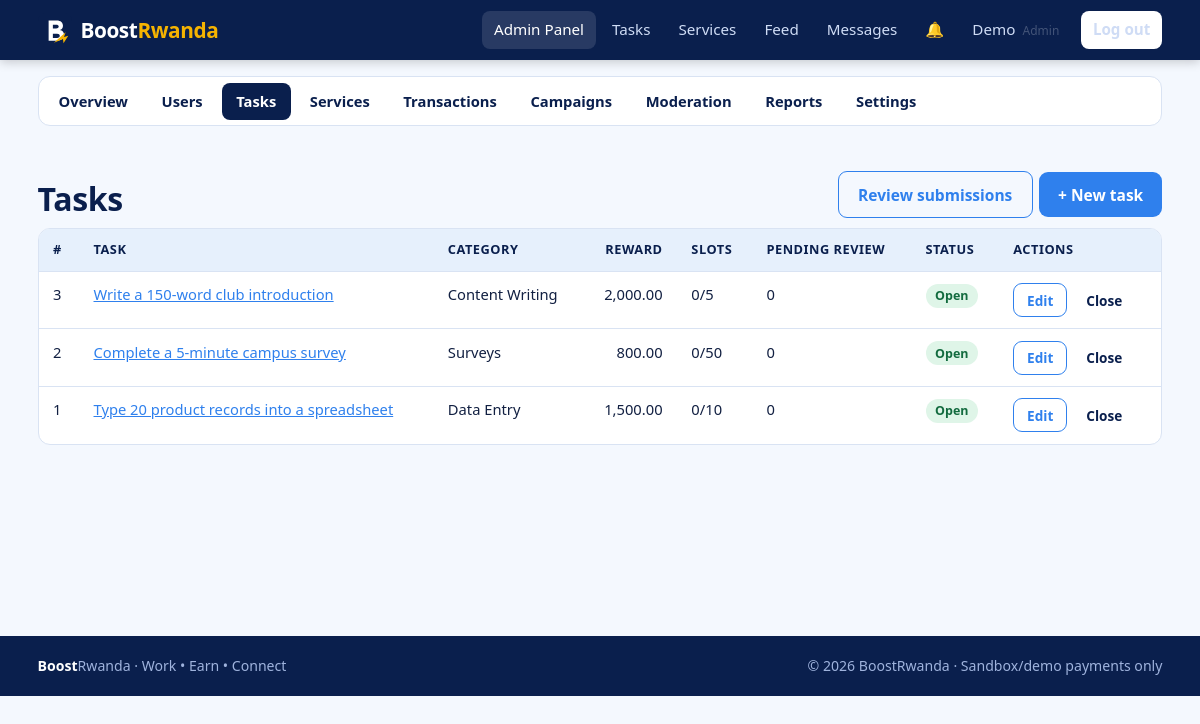
Screenshot of /admin/tasks.php (signed in) with the database file from the repository.
### tables this page shows
CREATE TABLE users (
  id            INT UNSIGNED AUTO_INCREMENT PRIMARY KEY,
  member_id     VARCHAR(12)  NULL UNIQUE,                  
  full_name     VARCHAR(100) NOT NULL,
  student_id    VARCHAR(30)  NULL,                          
  email         VARCHAR(150) NOT NULL UNIQUE,
  phone         VARCHAR(20)  NOT NULL,
  password_hash VARCHAR(255) NOT NULL,                      
  role          ENUM('member','freelancer','advertiser','admin','school') NOT NULL DEFAULT 'member',
  status        ENUM('active','suspended') NOT NULL DEFAULT 'active',
  created_at    TIMESTAMP NOT NULL DEFAULT CURRENT_TIMESTAMP,
  last_login    DATETIME NULL,
  INDEX idx_users_role (role),
  INDEX idx_users_status (status),
  INDEX idx_users_student (student_id)
);

CREATE TABLE tasks (
  id          INT UNSIGNED AUTO_INCREMENT PRIMARY KEY,
  creator_id  INT UNSIGNED NOT NULL,
  category_id INT UNSIGNED NOT NULL,
  title       VARCHAR(150) NOT NULL,
  description TEXT NOT NULL,
  reward      DECIMAL(12,2) NOT NULL,
  slots       INT UNSIGNED NOT NULL DEFAULT 1,              
  status      ENUM('open','closed') NOT NULL DEFAULT 'open',
  deadline    DATE NULL,
  created_at  TIMESTAMP NOT NULL DEFAULT CURRENT_TIMESTAMP,
  FOREIGN KEY (creator_id)  REFERENCES users(id),
  FOREIGN KEY (category_id) REFERENCES categories(id),
  INDEX idx_tasks_status (status),
  INDEX idx_tasks_category (category_id),
  FULLTEXT KEY ft_tasks (title, description)
);

CREATE TABLE categories (
  id   INT UNSIGNED AUTO_INCREMENT PRIMARY KEY,
  name VARCHAR(60) NOT NULL,
  type ENUM('task','service') NOT NULL,
  UNIQUE KEY uq_category (name, type)
);

### config/database.php (called while the page is built)
<?php
function db(): PDO
{
    static $pdo = null;
    if ($pdo === null) {
        $c = app_config()['db'];
        $dsn = "mysql:host={$c['host']};dbname={$c['name']};charset={$c['charset']}";
        try {
            $pdo = new PDO($dsn, $c['user'], $c['pass'], [
                PDO::ATTR_ERRMODE            => PDO::ERRMODE_EXCEPTION,
                PDO::ATTR_DEFAULT_FETCH_MODE => PDO::FETCH_ASSOC,
                PDO::ATTR_EMULATE_PREPARES   => false,
            ]);
        } catch (PDOException $e) {
            error_log('DB connection failed: ' . $e->getMessage());
            http_response_code(500);
            exit('Database connection failed. Check config/config.php and that MySQL is running.');
        }
    }
    return $pdo;
}
function q(string $sql, array $params = []): PDOStatement
{
    $st = db()->prepare($sql);
    $st->execute($params);
    return $st;
}
function fetch_all(string $sql, array $params = []): array { return q($sql, $params)->fetchAll(); }
function fetch_one(string $sql, array $params = []): ?array { $r = q($sql, $params)->fetch(); return $r ?: null; }
function fetch_val(string $sql, array $params = []) { $r = q($sql, $params)->fetchColumn(); return $r === false ? null : $r; }

### includes/auth.php (called while the page is built, shortened)
<?php
function current_user(): ?array
{
    static $user = false;
    if ($user === false) {
        $user = null;
        if (!empty($_SESSION['user_id'])) {
            $u = fetch_one('SELECT id, member_id, full_name, email, phone, role, status FROM users WHERE id=?', [$_SESSION['user_id']]);
            if ($u && $u['status'] === 'active') { $user = $u; } else { unset($_SESSION['user_id']); }
        }
    }
    return $user;
}
function role_home(string $role): string
{
    return ['admin' => 'admin/dashboard.php', 'school' => 'school/dashboard.php',
            'advertiser' => 'advertiser/dashboard.php'][$role] ?? 'user/dashboard.php';
}
function require_login(): array
{
    $u = current_user();
    return $u;
}
function require_role(array $roles): array
{
    $u = require_login();
    return $u;
}

### config/config.php (called while the page is built)
<?php
return [
    'app_name'  => 'BoostRwanda',
    'base_url'  => '/BoostRwanda',
    'currency'  => 'RWF',
    'debug'     => false,
    'db' => [
        'host'    => '127.0.0.1',
        'name'    => 'boostrwanda_db',
        'user'    => 'root',
        'pass'    => '',
        'charset' => 'utf8mb4',
    ],
    'upload_max_bytes' => 2 * 1024 * 1024,
    'upload_allowed'   => [
        'jpg' => 'image/jpeg', 'jpeg' => 'image/jpeg',
        'png' => 'image/png',  'pdf'  => 'application/pdf',
    ],
    'max_login_attempts' => 5,
    'lockout_minutes'    => 15,
    'session_idle_secs'  => 7200,
    'payment' => [
        'mode'           => 'sandbox',
        'webhook_secret' => 'change-me-sandbox-secret',
    ],
];

### includes/bootstrap.php (called while the page is built, shortened)
<?php
function app_config(): array
{
    static $cfg = null;
    if ($cfg === null) { $cfg = require ROOT_PATH . '/config/config.php'; }
    return $cfg;
}
require_once ROOT_PATH . '/config/database.php';
require_once ROOT_PATH . '/includes/functions.php';
require_once ROOT_PATH . '/includes/auth.php';

### admin/tasks.php (the view, shortened to what this page needs)
<?php
require_once __DIR__ . '/../includes/bootstrap.php';
$user = require_role(['admin']);
$pg = paginate((int)fetch_val('SELECT COUNT(*) FROM tasks'), 12);
$rows = fetch_all("SELECT t.*, c.name AS category, (SELECT COUNT(*) FROM task_submissions s WHERE s.task_id=t.id) taken,
                   (SELECT COUNT(*) FROM task_submissions s WHERE s.task_id=t.id AND s.status='submitted') pending
                   FROM tasks t JOIN categories c ON c.id=t.category_id ORDER BY t.id DESC LIMIT {$pg['per']} OFFSET {$pg['offset']}");
include __DIR__ . '/../includes/header.php';
?>
<div class="container">
  <?= admin_subnav('tasks') ?>
  <div class="page-head"><div><h1>Tasks</h1></div><div class="actions"><a class="btn btn-outline" href="<?= e(url('tasks/submissions.php')) ?>">Review submissions</a><a class="btn btn-primary" href="<?= e(url('tasks/create.php')) ?>">+ New task</a></div></div>
  <div class="table-wrap"><table><thead><tr><th>#</th><th>Task</th><th>Category</th><th class="num">Reward</th><th>Slots</th><th>Pending review</th><th>Status</th><th>Actions</th></tr></thead><tbody>
    <?php foreach ($rows as $t): ?><tr><td><?= (int)$t['id'] ?></td><td><a href="<?= e(url('tasks/details.php?id=' . $t['id'])) ?>"><?= e($t['title']) ?></a></td><td><?= e($t['category']) ?></td>
      <td class="num"><?= e(number_format((float)$t['reward'], 2)) ?></td><td><?= (int)$t['taken'] ?>/<?= (int)$t['slots'] ?></td><td><?= (int)$t['pending'] ?></td><td><?= status_badge($t['status']) ?></td>
      <td><div class="actions"><a class="btn btn-outline btn-sm" href="<?= e(url('tasks/create.php?id=' . $t['id'])) ?>">Edit</a>
        <form method="post"><button class="btn btn-light btn-sm" type="submit"><?= $t['status'] === 'open' ? 'Close' : 'Reopen' ?></button></form></div></td></tr>
    <?php endforeach; ?></tbody></table></div>
</div>
<?php include __DIR__ . '/../includes/footer.php'; ?>

### includes/navbar.php (shortened to what this page needs)
<?php
$__links = [];
if ($__u) {
    switch ($__u['role']) {
        case 'admin':
            $__links = ['admin/dashboard.php' => 'Admin Panel', 'tasks/index.php' => 'Tasks', 'services/index.php' => 'Services',
                        'social/index.php' => 'Feed', 'messages/index.php' => 'Messages'];
            break;
    }
}
$__here = ltrim(str_replace(rtrim(app_config()['base_url'], '/'), '', parse_url($_SERVER['REQUEST_URI'], PHP_URL_PATH)), '/');
$__active = array_key_exists($__here, $__links) ? $__here : null;
if (!$__active) { foreach (array_keys($__links) as $__p) { if (strpos($__here, dirname($__p) . '/') === 0) { $__active = $__p; break; } } }
?>
<header class="topbar">
  <div class="container topbar-inner">
    <a class="brand" href="<?= e(url($__u ? role_home($__u['role']) : '')) ?>">
      <img src="<?= e(url('assets/images/logo.svg')) ?>" alt="" width="34" height="34">
      <span>Boost<b>Rwanda</b></span>
    </a>
    <nav id="nav" class="nav">
      <?php foreach ($__links as $path => $label): ?>
        <a class="<?= $path === $__active ? 'active' : '' ?>" href="<?= e(url($path)) ?>"><?= e($label) ?></a>
      <?php endforeach; ?>
      <?php if ($__u): ?>
        <a class="bell" href="<?= e(url('user/notifications.php')) ?>" title="Notifications">&#128276;<span id="notif-count" class="count" <?= ($n = unread_notifications((int)$__u['id'])) ? '' : 'hidden' ?>><?= (int)$n ?></span></a>
        <a href="<?= e(url('user/profile.php')) ?>" class="nav-user"><?= e(explode(' ', $__u['full_name'])[0]) ?> <small><?= e($__u['role']) ?></small></a>
        <a class="btn btn-light btn-sm" href="<?= e(url('auth/logout.php')) ?>">Log out</a>
      <?php else: ?>
        <a href="<?= e(url('auth/login.php')) ?>">Log in</a>
        <a class="btn btn-gold btn-sm" href="<?= e(url('auth/register.php')) ?>">Join free</a>
      <?php endif; ?>
    </nav>
  </div>
</header>

### includes/functions.php (shortened to what this page needs)
<?php
function e($v): string { return htmlspecialchars((string)$v, ENT_QUOTES | ENT_SUBSTITUTE, 'UTF-8'); }
function url(string $path = ''): string { return rtrim(app_config()['base_url'], '/') . '/' . ltrim($path, '/'); }
function status_badge(string $s): string { return '<span class="badge badge-' . e($s) . '">' . e(ucfirst(str_replace('_', ' ', $s))) . '</span>'; }
function paginate(int $total, int $perPage = 10): array
{
    $pages = max(1, (int)ceil($total / $perPage));
    $page  = min(max(1, (int)($_GET['page'] ?? 1)), $pages);
    return ['page' => $page, 'pages' => $pages, 'per' => $perPage, 'offset' => ($page - 1) * $perPage, 'total' => $total];
}
function admin_subnav(string $active): string
{
    $items = ['dashboard' => 'Overview', 'users' => 'Users', 'tasks' => 'Tasks', 'services' => 'Services',
              'transactions' => 'Transactions', 'campaigns' => 'Campaigns', 'moderation' => 'Moderation',
              'reports' => 'Reports', 'settings' => 'Settings'];
    $h = '<div class="subnav">';
    foreach ($items as $k => $label) {
        $h .= '<a class="' . ($k === $active ? 'active' : '') . '" href="' . e(url("admin/$k.php")) . '">' . e($label) . '</a>';
    }
    return $h . '</div>';
}

### assets/css/style.css (style rules this page uses)
:root { --navy:#0a1f4d; --navy-2:#13306e; --blue:#2f80ed; --sky:#e6f0fc; --sky-2:#cfe2fa; --gold:#f5b301; --ink:#122042; --muted:#5b6a8a; --line:#d9e3f3; --bg:#f4f8fe; --white:#fff; --ok:#1a9d5c; --warn:#d98a00; --bad:#d6393b; --radius:12px; --shadow:0 2px 14px rgba(10,31,77,.08); font-family:"Segoe UI",system-ui,-apple-system,Roboto,Arial,sans-serif; }
* { box-sizing:border-box }
html { scroll-behavior:smooth }
body { margin:0;background:var(--bg);color:var(--ink);line-height:1.55;font-size:16px }
h1,h2,h3 { line-height:1.2;color:var(--navy);margin:0 0 .5em;letter-spacing:-.01em }
h1 { font-size:2rem }
a { color:var(--blue) }
img { max-width:100% }
small,.muted { color:var(--muted) }
.container { width:100%;max-width:1160px;margin:0 auto;padding:0 1.1rem }
.topbar { background:var(--navy);color:#fff;position:sticky;top:0;z-index:50;box-shadow:0 2px 10px rgba(0,0,0,.2) }
.topbar-inner { display:flex;align-items:center;justify-content:space-between;gap:1rem;min-height:60px }
.brand { display:flex;align-items:center;gap:.55rem;color:#fff;text-decoration:none;font-size:1.3rem;font-weight:700;letter-spacing:-.02em }
.brand b { color:var(--gold) }
.nav { display:flex;align-items:center;gap:.25rem;flex-wrap:wrap }
.nav>a { color:#cfdcf5;text-decoration:none;padding:.45rem .75rem;border-radius:8px;font-size:.95rem }
.nav>a:hover,.nav>a.active { background:rgba(255,255,255,.12);color:#fff }
.nav .btn { margin-left:.35rem }
.nav-user small { opacity:.7;font-size:.75rem;margin-left:.2rem;text-transform:capitalize }
.bell { position:relative }
.btn { display:inline-block;border:0;border-radius:9px;padding:.65rem 1.2rem;font-size:.97rem;font-weight:600;cursor:pointer;text-decoration:none;font-family:inherit;transition:transform .08s,filter .15s }
.btn-primary { background:var(--blue);color:#fff }
.btn-light { background:#fff;color:var(--navy) }
.btn-outline { background:transparent;border:1.5px solid var(--blue);color:var(--blue) }
.btn-sm { padding:.35rem .8rem;font-size:.85rem }
.badge { display:inline-block;padding:.15rem .6rem;border-radius:20px;font-size:.78rem;font-weight:600;background:var(--sky);color:var(--navy);white-space:nowrap }
.badge-open,.badge-active,.badge-approved,.badge-completed,.badge-confirmed,.badge-visible,.badge-resolved { background:#dff5e8;color:#136b3f }

### assets/css/dashboard.css (style rules this page uses)
.page-head { display:flex;justify-content:space-between;align-items:flex-end;gap:1rem;flex-wrap:wrap;padding:1.8rem 0 .6rem }
.page-head h1 { margin:0 }
.subnav { display:flex;gap:.3rem;flex-wrap:wrap;background:#fff;border:1px solid var(--line);border-radius:12px;padding:.35rem;margin:1rem 0 }
.subnav a { padding:.45rem .9rem;border-radius:8px;text-decoration:none;color:var(--navy);font-weight:600;font-size:.92rem }
.subnav a.active { background:var(--navy);color:#fff }
.table-wrap { overflow-x:auto;border:1px solid var(--line);border-radius:var(--radius);background:#fff }
table { width:100%;border-collapse:collapse;font-size:.92rem }
th,td { padding:.7rem .9rem;text-align:left;border-bottom:1px solid var(--line);vertical-align:top }
th { background:var(--sky);color:var(--navy);font-size:.8rem;text-transform:uppercase;letter-spacing:.04em;white-space:nowrap }
tr:last-child td { border-bottom:0 }
td.num,th.num { text-align:right;font-variant-numeric:tabular-nums }
.actions { display:flex;gap:.4rem;flex-wrap:wrap;align-items:center }
.actions form { margin:0 }

### rows the page displays
users: full_name "Demo", role "Admin"
tasks: id "3", title "Write a 150-word club introduction", category.name "Content Writing", reward "2,000.00", taken "0", slots "5", pending "0", status "Open", shows "Close"
tasks: id "2", title "Complete a 5-minute campus survey", category.name "Surveys", reward "800.00", taken "0", slots "50", pending "0", status "Open", shows "Close"
tasks: id "1", title "Type 20 product records into a spreadsheet", category.name "Data Entry", reward "1,500.00", taken "0", slots "10", pending "0", status "Open", shows "Close"

### other values shown
$label "Admin Panel"
$label "Tasks"
$label "Services"
$label "Feed"
$label "Messages"
$label "Overview"
$label "Users"
$label "Transactions"
$label "Campaigns"
$label "Moderation"
$label "Reports"
$label "Settings"
